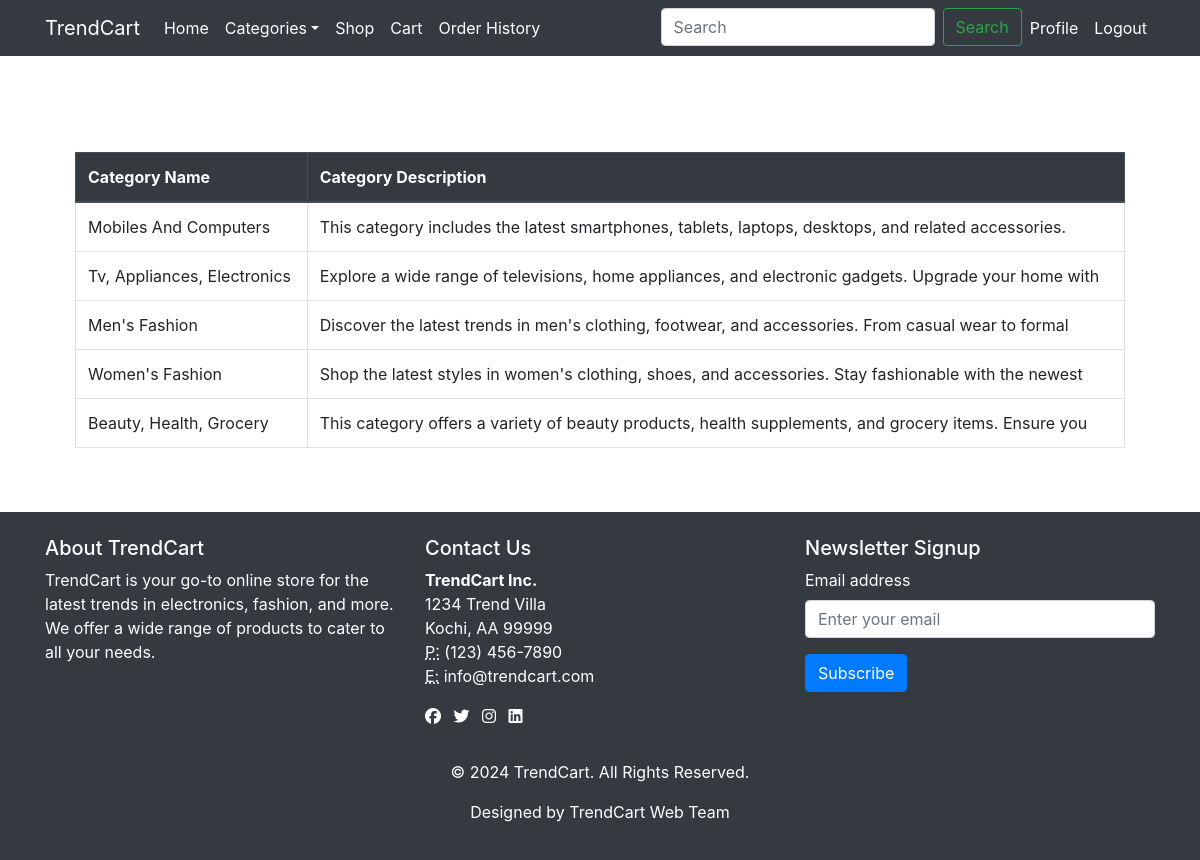
/category/viewmaincategory (signed in), run on the app's committed database.
### Category/models.py (models this page shows, shortened)
class Maincategory(models.Model):
    name=models.CharField(max_length=20)
    desc=models.TextField()

### Category/views.py (the view)
# urls.py: path('/viewmaincategory',views.viewmaincategory,name="viewmaincategory"),
@login_required
def viewmaincategory(request):
    v = Maincategory.objects.all()
    return render(request,template_name='viewmaincategory.html',context={'v':v})

### Category/context_processors.py (called while the page is built)
def menu_links(request):
    c=Maincategory.objects.all()
    return {'links':c}

### templates/viewmaincategory.html
{% extends 'base.html' %}
{% load static %}
{% block content %}
<div class="container">
<div class="container mt-5">
  <table class="table table-bordered">
    <thead class="thead-dark">
      <tr>
        <th scope="col">Category Name</th>
        <th scope="col">Category Description</th>
      </tr>
    </thead>
    <tbody>
     {% for i in v %}
      <tr>
        <td>{{i.name}}</td>
        <td>{{i.desc}}</td>
      </tr>
{% endfor %}
    </tbody>
  </table>
</div>
</div>
{% endblock %}

### templates/base.html (style rules this page uses)
html, body { height: 100%; margin: 0; }
body { display: flex; flex-direction: column; }

### data on the page
Maincategory: name "Mobiles And Computers", desc "This category includes the latest smartphones, tablets, laptops, desktops, and related accessories."
Maincategory: name "Tv, Appliances, Electronics", desc "Explore a wide range of televisions, home appliances, and electronic gadgets. Upgrade your home with"
Maincategory: name "Men's Fashion", desc "Discover the latest trends in men's clothing, footwear, and accessories. From casual wear to formal"
Maincategory: name "Women's Fashion", desc "Shop the latest styles in women's clothing, shoes, and accessories. Stay fashionable with the newest"
Maincategory: name "Beauty, Health, Grocery", desc "This category offers a variety of beauty products, health supplements, and grocery items. Ensure you"
